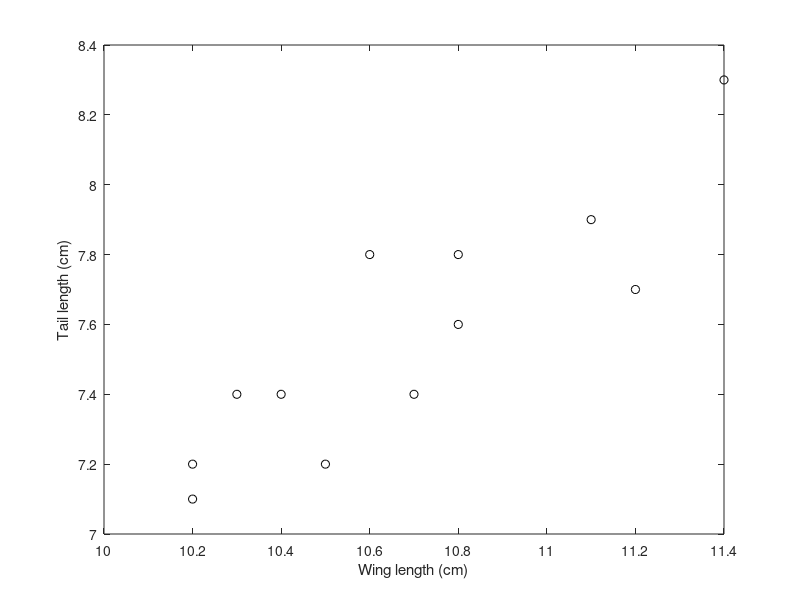

Source code (MATLAB):
% Exercise 1
winglength = [10.4	10.8	11.1	10.2	10.3	10.2	10.7	10.5	10.8	11.2	10.6	11.4]; 
% Values of wing lengths; x variable; cm
taillength = [7.4	7.6	7.9	7.2	7.4	7.1	7.4	7.2	7.8	7.7	7.8	8.3];
% Values of tail lengths; y variable; cm
% 1. Plot
plot(winglength,taillength, 'ko') % To plot wing length and tail length
% Use of 'ko' was taken from Josh's code-- not using it results in
% connected lines
xlabel('Wing length (cm)')
ylabel('Tail length (cm)')
% By eye the variables do look positively correlated

% 2. Calculate r(x,y) and r(y,x)
% Using equations
% Much of this code is based off Josh's answers
n = 12; % Could use n = length(winglength) instead
samplemeanx = sum(winglength)/n;
samplemeany = sum(taillength)/n;
ssex = sum((winglength - samplemeanx).^2);
ssey = sum((taillength - samplemeany).^2);
scovxy = sum((winglength - samplemeanx).*(taillength - samplemeany)); 
% Above is covariance between x and y
rxy = scovxy/(sqrt(ssex)*sqrt(ssey))
ryx = scovxy/(sqrt(ssey)*sqrt(ssex))

% Using matlab function
corrcoef(winglength, taillength) % Returns matrices of values for covariance
% Between each variable with itself as well as with the other
% Both methods return the same r value

% 3.
% Standard error of rxy
serxy = sqrt((1-rxy^2)/(n-2)) % This is the standard error of rxy
% 95% confidence intervals
z = 0.5*log((1+rxy)/(1-rxy)); % Fisher's z transformation of r; use log function for ln
sd = sqrt(1/(n-3)); % Standard deviation of z
zs = z+[1 -1].*norminv(0.025).*sd; % From Josh's code; the z criterion
CI95 = (exp(2.*zs)-1)./(exp(2.*zs)+1); % From Josh's code
disp(sprintf('sem=%.4f, 95 pct CI = [%.4f %.4f]', serxy, CI95(1), CI95(2))) % From Josh's code

% 4. 
% Does rxy have p<0.5 if Hnull is r=0?
% This code is from Josh's answers
tval = rxy/serxy;           % Compute t statistic
prob = 1-tcdf(tval,n-2); % Compute p, using n-2 degrees of freedom
disp(sprintf('p=%.4f for H0: r=0', prob))
% Thus it is significant

% 5.
% Is Yale's value significantly different from the one we measured?
% His r = 0.75
zme = z; % Calculated the z score for the measured data in part 3
zh = 0.5*log((1+0.75)/(1-0.75)); % z score for Yale's r
zhvsme = (zme-zh)/(sqrt(1/(n-3)));
prob2 = 1-tcdf(zhvsme/2,inf); % From Josh's code
disp(sprintf('p=%.4f for H0: r=0.75', prob2)) % From Josh's code
% It is the same-- not significantly different

% 6. Calculate power and n needed
% This part is taken from Josh's code
v = n-2;
zm = 0.5*log((1+rxy)/(1-rxy)); % Same as original z calculated

tcrit = tinv(1-0.05/2,n-2); % t statistic
rcrit = sqrt(tcrit^2/(tcrit^2+(n-2)));
zr = 0.5*log((1+rcrit)/(1-rcrit));

Zb = (zm-zr)*sqrt(n-3);
power = normcdf(Zb);
disp(['The power of the test of H0:r=0 is ' num2str(power)])

%calculate the n needed to ensure that H0 (r=0) is rejected 99% of the time
%when |r|>= 0.5 at a 0.05 level of significance
Often = 0.01; %we want to reject H0 (1-often)% of the time [here, 99%]
rho = 0.5; % when r >=0.5 -- I believe this is the effect size decided upon?
AlphaValue = 0.05; % and the hypothesis is tested at AlphaValue of significance
Zb = tinv(1-Often,inf);
Za = tinv(1-AlphaValue/2,inf);
zeta = 0.5*log((1+rho)/(1-rho));
SampleSize = round(((Zb+Za)/zeta)^2+3);
disp(['To reject H0:r=0 99% of the time, when r=0.5 and alpha=0.05, we need n>=' num2str(SampleSize)])

